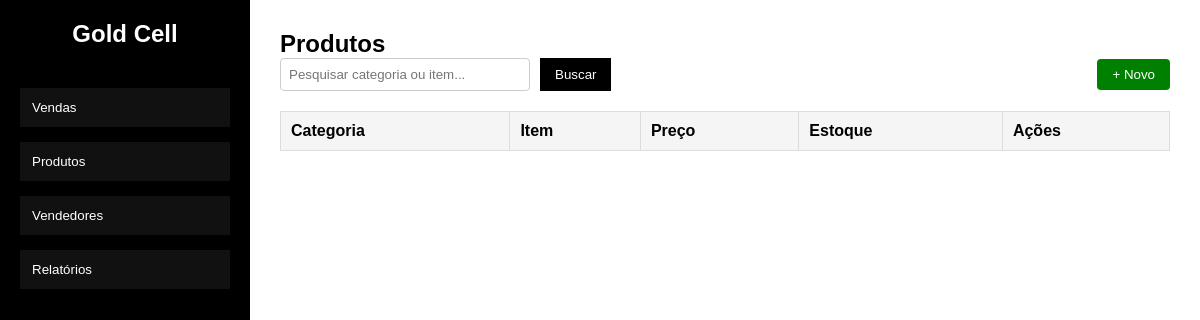
/products, run on an earlier commit of the app's database.
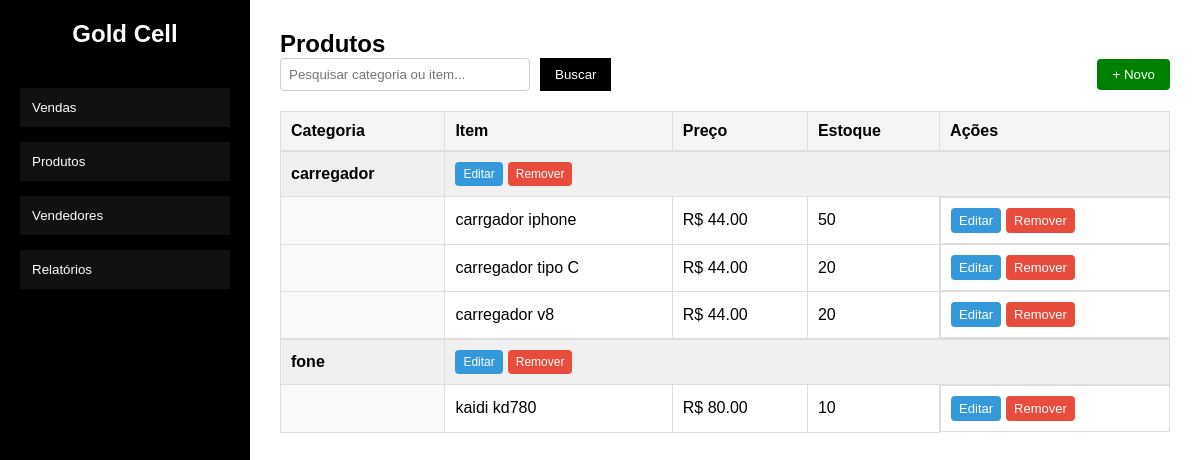
And on a later commit of the database.
### tables this page shows
CREATE TABLE categorias (
        id INTEGER PRIMARY KEY AUTOINCREMENT,
        name TEXT NOT NULL,
        created_at DATETIME DEFAULT CURRENT_TIMESTAMP
    );

CREATE TABLE items (
        id INTEGER PRIMARY KEY AUTOINCREMENT,
        product_id INTEGER NOT NULL,
        name TEXT NOT NULL,
        price REAL,
        stock INTEGER,
        created_at DATETIME DEFAULT CURRENT_TIMESTAMP,

        FOREIGN KEY (product_id) REFERENCES categorias(id)
    );

### routes.py (the view)
    @app.route("/products")
    def list_products():
        data = get_products_grouped()
        return render_template("products.html", data=data)

### database/engine.py (called while the page is built)
def get_connection():
    conn = sqlite3.connect(DB_PATH)
    conn.row_factory = sqlite3.Row
    return conn

### templates/products.html (shortened to what this page needs)
{% extends "base.html" %}
{% block extra_css %}
    <link rel="stylesheet" href="{{ url_for('static', filename='products.css') }}">
{% endblock %}
{% block content %}
<h2>Produtos</h2>
<div class="products-header">
    <form method="get" class="search-box">
        <input
            type="text"
            name="search"
            placeholder="Pesquisar categoria ou item..."
            value="{{ request.args.get('search','') }}"
        >
        <button type="submit">Buscar</button>
    </form>
    <a href="/produtos/novo">
        <button class="btn-add">+ Novo</button>
    </a>
</div>
<table class="products-table">
    <tr>
        <th>Categoria</th>
        <th>Item</th>
        <th>Preço</th>
        <th>Estoque</th>
        <th>Ações</th>
    </tr>
    {% for product_id, product_data in data.items() %}
        {% if product_data['items']|length > 0 %}
            <tr class="category-row">
                <td style="background: #f0f0f0; font-weight: bold;">
                    {{ product_data['name'] }}
                </td>
                <td colspan="4" style="background: #f0f0f0; text-align: right;">
                    <div class="actions">
                        <a href="/categoria/editar/{{ product_id }}">
                            <button class="btn-edit" style="font-size: 12px;">Editar</button>
                        </a>
                        <a href="/categoria/remover/{{ product_id }}"
                           onclick="return confirm('Deseja realmente remover esta categoria?')">
                            <button class="btn-delete" style="font-size: 12px;">Remover</button>
                        </a>
                    </div>
                </td>
            </tr>
        {% endif %}
        {% for item in product_data['items'] %}
            <tr>
                <td></td>
                <td>{{ item['name'] }}</td>
                <td>R$ {{ "%.2f"|format(item['price']) if item['price'] else "0.00" }}</td>
                <td>{{ item['stock'] or "0" }}</td>
                <td class="actions">
                    <a href="/produtos/editar/{{ item['id'] }}">
                        <button class="btn-edit">Editar</button>
                    </a>
                    <a href="/produtos/remover/{{ item['id'] }}"
                       onclick="return confirm('Deseja realmente remover este item?')">
                        <button class="btn-delete">Remover</button>
                    </a>
                </td>
            </tr>
        {% endfor %}
    {% endfor %}
</table>
{% endblock %}

### templates/base.html (shortened to what this page needs)
<!DOCTYPE html>
<html lang="pt-BR">
<head>
    <link rel="stylesheet" href="{{ url_for('static', filename='base.css') }}">
    {% block extra_css %}{% endblock %}
</head>
<body class="{% block body_class %}{% endblock %}">
<div class="container">
    <aside class="sidebar">
        <h1 class="logo">Gold Cell</h1>
        <nav class="menu">
            <a href="{{ url_for('vendas') }}"><button>Vendas</button></a>
            <a href="{{ url_for('produtos') }}"><button>Produtos</button></a>
            <a href="{{ url_for('list_sellers') }}"><button>Vendedores</button></a>
            <a href="/relatorios"><button>Relatórios</button></a>
        </nav>
    </aside>
    <main class="main-content {% block main_class %}{% endblock %}">
        {% block content %}
        {% endblock %}
    </main>
</div>
</body>
</html>

### static/base.css (style rules this page uses)
* { margin: 0; padding: 0; box-sizing: border-box; font-family: Arial, Helvetica, sans-serif; }
body { min-height: 100vh; }
.container { display: flex; min-height: 100vh; }
.sidebar { width: 250px; background-color: #000; color: #fff; padding: 20px; position: sticky; top: 0; height: 100vh; align-self: flex-start; }
.logo { text-align: center; margin-bottom: 40px; font-size: 24px; }
.menu { display: flex; flex-direction: column; gap: 15px; }
.menu button { width: 100%; padding: 12px; background-color: #111; border: none; color: #fff; cursor: pointer; text-align: left; transition: 0.3s; }
.main-content { flex: 1; background-color: #fff; padding: 30px; min-height: 100vh; }

### static/products.css (style rules this page uses)
.products-header { display: flex; justify-content: space-between; align-items: center; margin-bottom: 20px; }
.search-box { display: flex; gap: 10px; }
.search-box input { padding: 8px; width: 250px; border: 1px solid #ccc; border-radius: 4px; }
.search-box button { padding: 8px 15px; background: #000; color: #fff; border: none; cursor: pointer; }
.btn-add { padding: 8px 15px; background: green; color: white; border: none; cursor: pointer; border-radius: 4px; }
.products-table { width: 100%; border-collapse: collapse; margin-top: 20px; }
.products-table th, .products-table td { padding: 10px; border: 1px solid #ddd; text-align: left; }
.products-table th { background: #f5f5f5; }
.products-table td:first-child { background: #f9f9f9; font-weight: bold; }
.category-row { border-top: 2px solid #ddd; }
.actions { display: flex; gap: 5px; }
.btn-edit { background: #3498db; color: white; border: none; padding: 5px 8px; cursor: pointer; border-radius: 4px; font-size: 13px; }
.btn-delete { background: #e74c3c; color: white; border: none; padding: 5px 8px; cursor: pointer; border-radius: 4px; font-size: 13px; }

What changed in the data, as far as the page shows it:
added categorias: name "carregador"
added items: name "carrgador iphone", price "44.00", stock "50", shown under "carregador"
added items: name "carregador tipo C", price "44.00", stock "20", shown under "carregador"
added items: name "carregador v8", price "44.00", stock "20", shown under "carregador"
added categorias: name "fone"
added items: name "kaidi kd780", price "80.00", stock "10", shown under "fone"
Also different on the page:
new list line: "Editar Remover"
